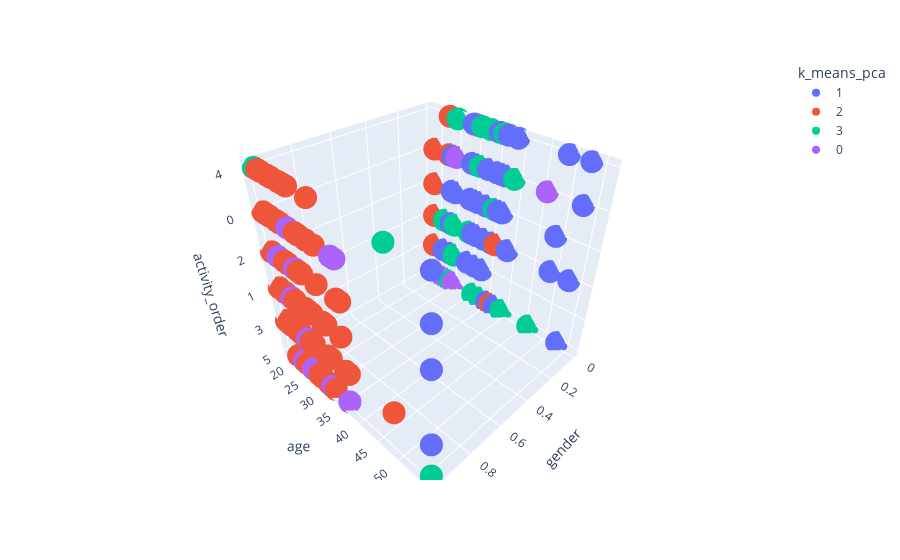

This figure's notebook cell:
### Code cell
# Usamos la maravilla de plotly
import plotly.express as px

fig = px.scatter_3d(d2, x='gender', y='age', z='activity_order', color='k_means_pca')
fig.show()

### Figure 1 — Plotly figure (JSON) as saved in the notebook; plotly's stock layout.template omitted (floating-point values rounded to 4 significant figures)
{"data": [{"hovertemplate": "k_means_pca=1<br>gender=%{x}<br>age=%{y}<br>activity_order=%{z}<extra></extra>", "legendgroup": "1", "marker": {"color": "#636efa", "symbol": "circle"}, "mode": "markers", "name": "1", "scene": "scene", "showlegend": true, "type": "scatter3d", "x": [1, 0, 0, 0, 0, 0, 0, 0, 0, 0, 0, 0, 0, 0, 0, 0, 0, 0, 0, 0, 0, 0, 0, 0, 1, 0, 0, 0, 0, 1, 0, 0, 0, 0, 1, 0, 0, 0, 0, 1, 0, 0, 0, 0, 1, 0, 0, 0, 0, 0, 0, 1, 0, 0, 0, 0, 0, 0, 0, 0, 1, 0, 1, 0, 0, 0, 0, 0, 0, 0, 0, 1, 0, 0, 0, 0, 0, 0, 0, 0, 0, 0, 0, 0, 0, 0, 0, 0, 0, 0, 0, 0, 0, 0, 0, 0, 0, 0, 0, 0, 0, 0, 0, 0, 0, 0, 0, 0, 0, 0, 0, 0, 0, 0, 0, 0, 0, 0, 0, 0], "y": [56, 33, 36, 25, 30, 31, 33, 37, 31, 25, 53, 33, 25, 53, 35, 25, 31, 33, 24, 37, 31, 25, 25, 33, 56, 53, 36, 25, 53, 56, 49, 36, 53, 29, 56, 35, 33, 33, 36, 56, 25, 25, 36, 30, 56, 24, 37, 24, 30, 31, 24, 56, 25, 30, 35, 37, 25, 33, 36, 25, 56, 25, 56, 36, 31, 35, 30, 29, 22, 29, 35, 56, 53, 36, 23, 33, 35, 31, 25, 53, 29, 37, 25, 46, 24, 36, 31, 39, 53, 25, 29, 53, 29, 49, 33, 29, 30, 36, 25, 25, 31, 25, 24, 35, 31, 30, 31, 53, 53, 49, 24, 30, 39, 31, 35, 31, 29, 25, 36, 35], "z": ["5", "3", "1", "2", "1", "0", "1", "0", "1", "0", "4", "3", "3", "0", "0", "0", "4", "4", "0", "4", "1", "0", "1", "0", "4", "1", "5", "2", "4", "2", "4", "4", "0", "2", "0", "4", "1", "3", "4", "2", "0", "0", "2", "4", "0", "2", "5", "3", "2", "2", "1", "0", "0", "4", "5", "2", "0", "4", "2", "2", "3", "0", "0", "0", "0", "5", "2", "2", "3", "0", "0", "2", "4", "4", "5", "2", "1", "3", "2", "4", "3", "0", "1", "0", "5", "0", "0", "1", "5", "4", "0", "5", "4", "2", "1", "2", "2", "4", "3", "2", "5", "0", "0", "5", "2", "4", "2", "0", "1", "1", "5", "0", "4", "4", "5", "3", "3", "2", "1", "1"]}, {"hovertemplate": "k_means_pca=2<br>gender=%{x}<br>age=%{y}<br>activity_order=%{z}<extra></extra>", "legendgroup": "2", "marker": {"color": "#EF553B", "symbol": "circle"}, "mode": "markers", "name": "2", "scene": "scene", "showlegend": true, "type": "scatter3d", "x": [1, 1, 1, 1, 0, 1, 1, 1, 1, 1, 1, 1, 1, 1, 1, 1, 1, 1, 1, 1, 1, 1, 1, 1, 1, 1, 0, 1, 0, 1, 1, 1, 1, 1, 1, 1, 1, 1, 1, 1, 0, 1, 1, 1, 1, 1, 0, 1, 1, 1, 1, 1, 1, 1, 1, 1, 1, 1, 0, 1, 0, 1, 1, 1, 1, 1, 1, 1, 1, 1, 1, 1, 1, 1, 1, 1, 1, 1, 1, 0, 1, 0, 1, 1, 1, 1, 1, 1, 1, 1, 1, 1, 1, 1, 1, 1, 1, 1, 1, 1, 1, 1, 1, 1, 1, 1, 1, 1, 0, 1, 0, 1, 0, 1, 1, 1, 1, 1, 1, 0, 1, 0, 1, 1, 1], "y": [28, 19, 18, 32, 19, 18, 23, 32, 27, 32, 20, 26, 32, 27, 36, 23, 26, 27, 20, 30, 26, 23, 28, 37, 28, 20, 36, 37, 23, 32, 37, 31, 32, 23, 20, 20, 32, 23, 27, 22, 36, 32, 36, 18, 26, 32, 23, 28, 20, 25, 32, 22, 23, 32, 23, 30, 19, 22, 19, 26, 19, 31, 31, 23, 23, 25, 19, 20, 26, 25, 20, 18, 19, 32, 23, 36, 32, 20, 23, 19, 20, 36, 32, 26, 23, 20, 20, 27, 20, 20, 19, 23, 27, 22, 18, 18, 20, 23, 20, 20, 22, 19, 36, 27, 22, 31, 48, 27, 19, 18, 19, 32, 19, 22, 37, 31, 22, 23, 28, 36, 32, 19, 32, 23, 19], "z": ["1", "0", "2", "0", "3", "3", "0", "4", "3", "0", "1", "2", "1", "0", "3", "1", "4", "2", "1", "5", "1", "5", "1", "2", "1", "3", "4", "0", "4", "5", "3", "1", "5", "1", "4", "4", "3", "3", "0", "0", "1", "0", "3", "2", "4", "3", "0", "5", "0", "4", "3", "3", "0", "4", "1", "0", "3", "2", "1", "3", "2", "2", "1", "2", "2", "5", "0", "1", "4", "5", "3", "3", "4", "0", "0", "2", "4", "5", "0", "0", "1", "4", "5", "4", "4", "0", "5", "4", "5", "0", "4", "4", "1", "2", "2", "1", "1", "2", "3", "0", "2", "4", "1", "5", "4", "3", "3", "3", "5", "0", "1", "4", "1", "4", "0", "3", "4", "0", "0", "5", "4", "1", "5", "2", "3"]}, {"hovertemplate": "k_means_pca=3<br>gender=%{x}<br>age=%{y}<br>activity_order=%{z}<extra></extra>", "legendgroup": "3", "marker": {"color": "#00cc96", "symbol": "circle"}, "mode": "markers", "name": "3", "scene": "scene", "showlegend": true, "type": "scatter3d", "x": [1, 1, 0, 1, 0, 0, 0, 0, 0, 1, 0, 0, 0, 0, 1, 0, 0, 0, 0, 0, 0, 0, 0, 0, 0, 1, 1, 0, 1, 0, 0, 0, 0, 0], "y": [48, 18, 24, 36, 46, 25, 31, 33, 25, 56, 25, 31, 39, 24, 48, 36, 25, 31, 25, 46, 35, 35, 39, 39, 25, 22, 56, 25, 36, 22, 31, 33, 29, 25], "z": ["4", "4", "5", "5", "5", "1", "4", "4", "4", "5", "4", "4", "0", "5", "4", "4", "5", "0", "4", "5", "2", "2", "5", "5", "5", "5", "5", "3", "5", "1", "5", "5", "1", "5"]}, {"hovertemplate": "k_means_pca=0<br>gender=%{x}<br>age=%{y}<br>activity_order=%{z}<extra></extra>", "legendgroup": "0", "marker": {"color": "#ab63fa", "symbol": "circle"}, "mode": "markers", "name": "0", "scene": "scene", "showlegend": true, "type": "scatter3d", "x": [1, 0, 1, 0, 1, 0, 0, 1, 0, 1, 1, 1, 0, 1, 0, 0, 1, 1, 1, 1, 0], "y": [37, 23, 22, 25, 25, 25, 23, 20, 23, 25, 36, 25, 46, 22, 25, 25, 25, 25, 36, 31, 22], "z": ["0", "5", "1", "0", "3", "0", "5", "2", "5", "3", "0", "0", "0", "5", "5", "5", "2", "5", "5", "5", "5"]}], "layout": {"legend": {"title": {"text": "k_means_pca"}, "tracegroupgap": 0}, "margin": {"t": 60}, "scene": {"domain": {"x": [0, 1], "y": [0, 1]}, "xaxis": {"title": {"text": "gender"}}, "yaxis": {"title": {"text": "age"}}, "zaxis": {"title": {"text": "activity_order"}}}}}
